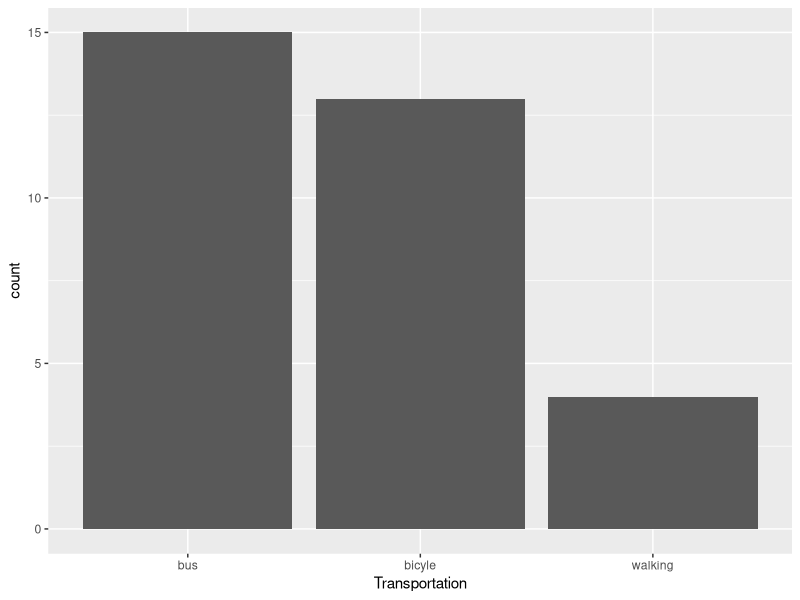
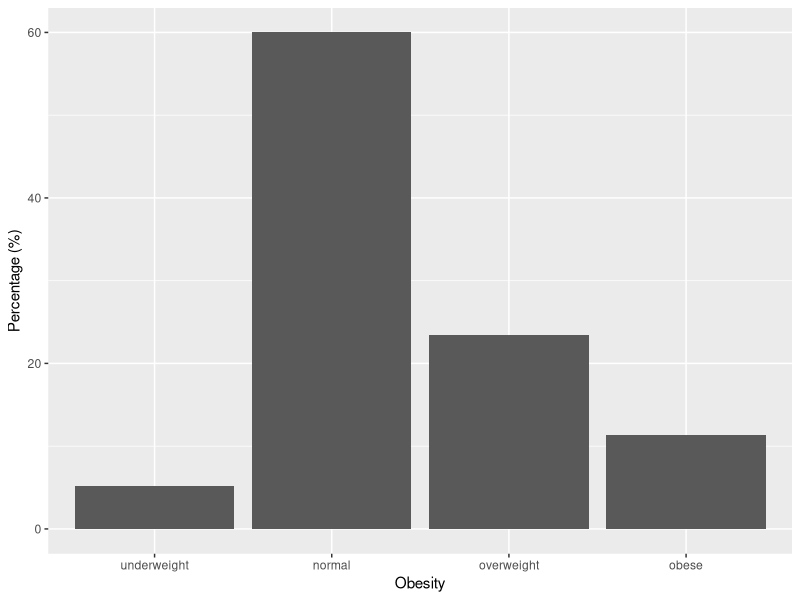
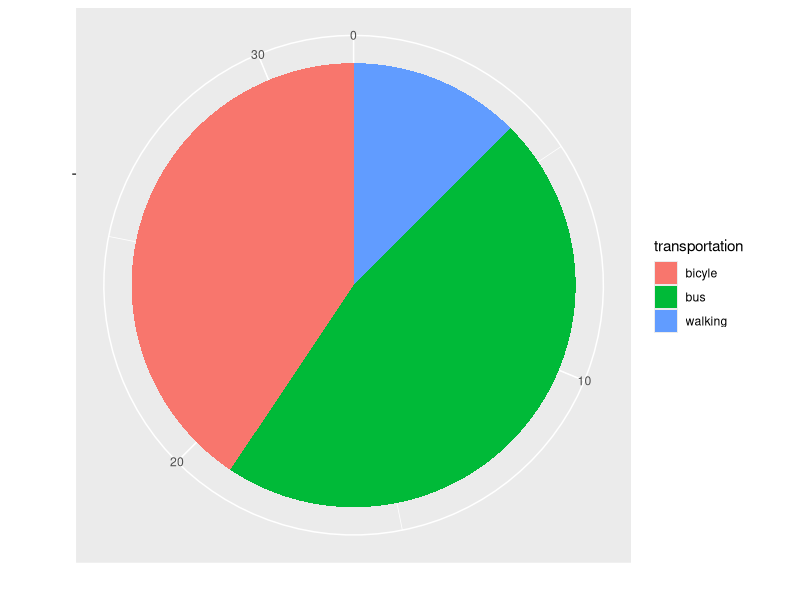
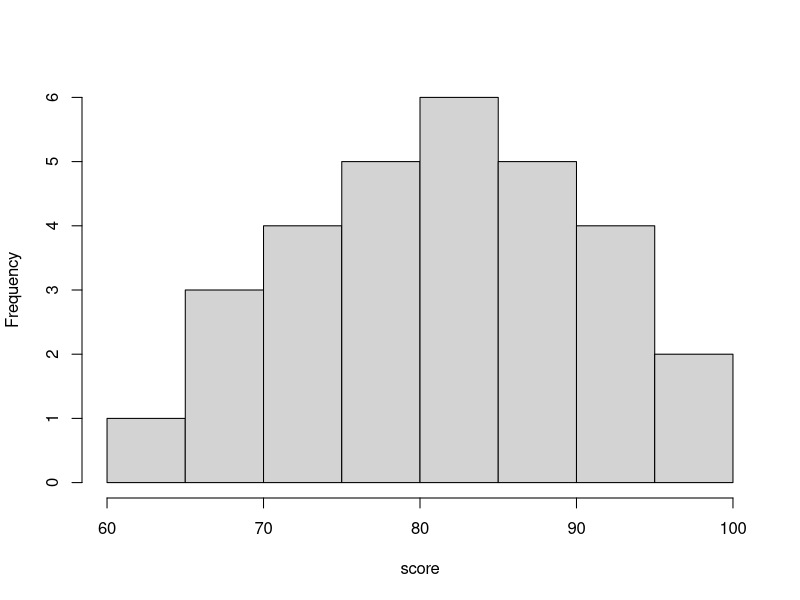
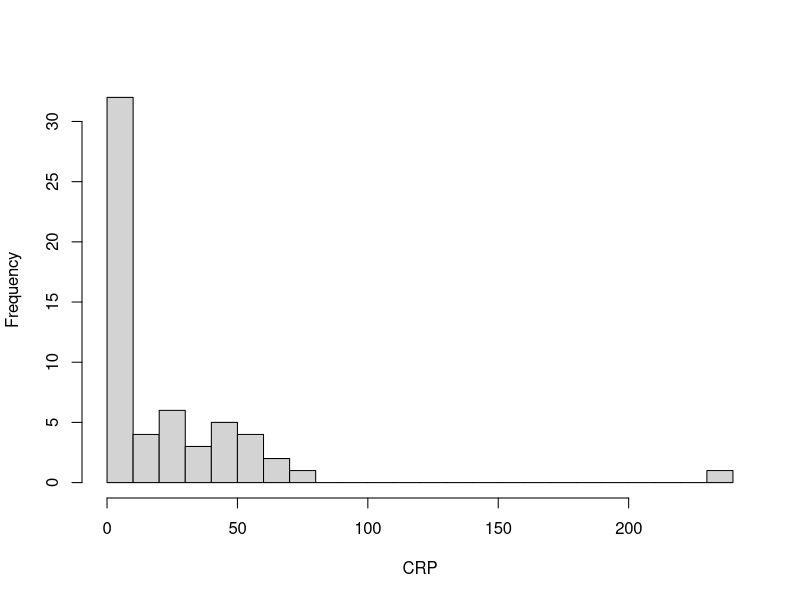
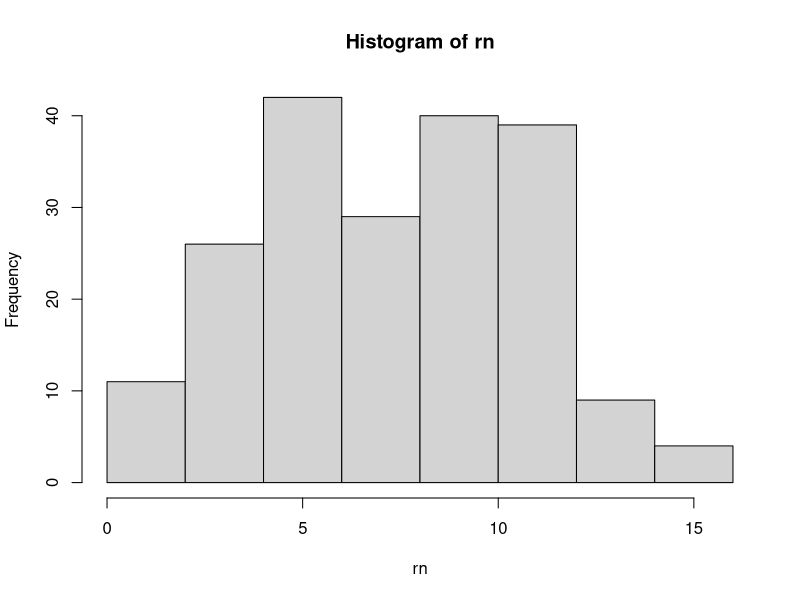
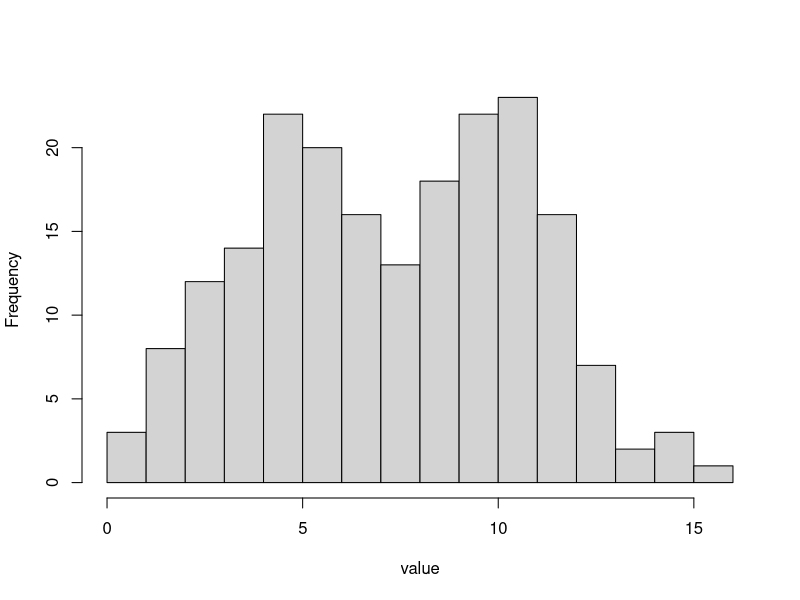
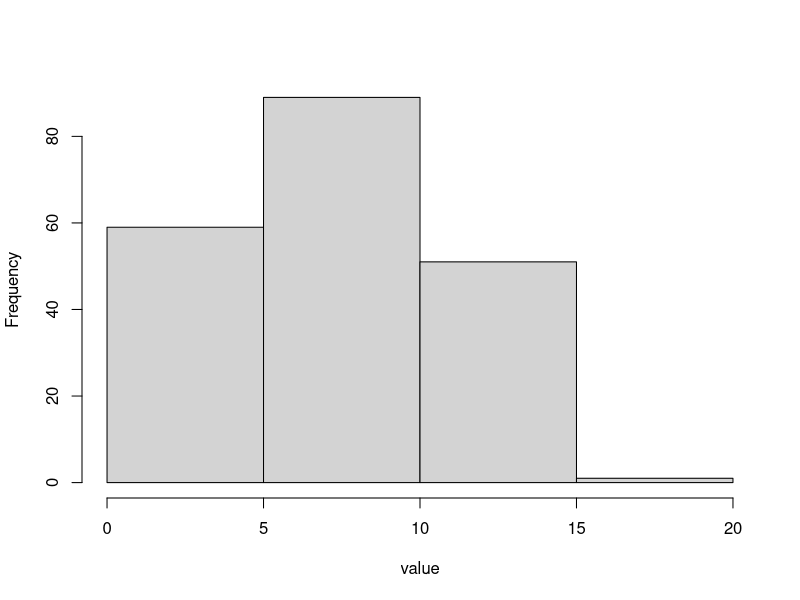

These charts were generated, in order, by the following R code:


### Chapter 2.5

a<-1
b<-2
c<-a+b
c

height <- c(165, 151, 162, 160, 151, 152, 159, 163, 143, 161)

d<-1:3
d
e<-seq(1, 9, 2)
e
f<-rep(10, 5)
f
g<-c(d, f)
g
h<-c(4:1, seq(0, 9, 3))
h

e+f
e-f
e*f
e/f
d+f

i<-1:4
j<-as.factor(1:4)
j
i+1
j+1
k<-as.character(1:4)
k
l<-c("K", "N", "O", "U")
l
m<-i>2
m

n<-rep(10, 5)
o<-1:5
p<-cbind(n, o)
p
q<-rbind(n, o)
q
r<-matrix(1:4, 2, 2)
r
s<-matrix(c(1, 4, 2, 7), 2, 2)
s
r+s
r %*% s
solve(s)
s[1,2]
s[1,]
s[,2]

name<-c("Kim", "Lee", "Park", "Choi")
age<-c(20, 32, 17, 51)
sex<-as.factor(c("Male", "Female", "Female", "Female"))
dat<-data.frame(name, age, sex)
dat$age
dat$name
dat$sex



### Chapter 2.6

# 패키지 로드
library(ggplot2)
library(forcats)
# 데이터 입력
transp<-c("bicyle", "bus", "bus", "walking", "bus", "bicyle", "bicyle", 
          "bus", "bus", "bus", "bicyle", "bus", "bicyle", "bicyle", "walking", 
          "bus", "bus", "bicyle", "bicyle", "walking", "walking", 
          "bicyle", "bus", "bus", "bus", "bus", "bicyle", 
          "bus", "bus", "bicyle", "bicyle", "bicyle")
dat1<-data.frame(transp)
# 막대그래프 작성
ggplot(data=dat1) + geom_bar(mapping=aes(x=fct_infreq(transp))) + xlab("Transportation")

# 데이터 입력
obesity<-factor(c("underweight", "normal", "overweight", "obese"), 
                levels=c("underweight", "normal", "overweight", "obese"))
count<-c(6, 69, 27, 13)
perc<-count/sum(count)*100
dat2<-data.frame(obesity, count, perc)
# 막대그래프 작성
ggplot(data=dat2) + geom_bar(mapping=aes(x=obesity, y=perc), stat="identity") + xlab("Obesity") + ylab("Percentage (%)")

# 도수분포표 형태로 데이터 정리
table(transp)
dat3<-data.frame(transportation=c("bus", "bicyle", "walking"), count=c(15, 13, 4))
# 원그래프 작성
ggplot(data=dat3) + geom_bar(mapping=aes(x="", y=count, fill=transportation), stat="identity") + 
  coord_polar("y", start=0) + xlab("") + ylab("")

# 데이터 입력
score<-c(93, 83, 91, 68, 75, 87, 89, 96, 97, 67, 83, 81, 87, 80, 64, 
         83, 88, 76, 91, 78, 72, 80, 69, 80, 84, 71, 91, 81, 88, 73)
# 히스토그램 작성
hist(score, main="")

# 데이터 입력
rv<-c(0.8, 0.8, 0.8,  0.9, 0.9, 0.9, 0.9, 0.9, 1, 1, 1.8, 2, 2.1, 2.3, 2.4, 2.8,
      2.9, 3, 3.2, 3.3, 3.5, 3.8, 3.8, 3.9, 4, 4.2, 4.4, 4.5, 5.1, 5.3, 5.3, 5.4,
      14, 17, 18, 19, 21, 21, 23, 25, 27, 28, 32, 34, 36, 41, 42, 44, 48, 49,
      51, 54, 59, 60, 61, 62, 80, 240)
# 히스토그램 작성
hist(rv, main="", xlab="CRP", breaks=20)

# 난수 생성
set.seed(2021)
rn<-c(rnorm(100, 5, 2), rnorm(100, 10, 2))
# 히스토그램 작성
hist(rn)
hist(rn, breaks=20, main="", xlab="value")
hist(rn, breaks=5, main="", xlab="value")

# 데이터 입력
age<-c(57, 61, 47, 57, 48, 58, 57, 61, 54, 50, 68, 51)
# 평균 계산
m.age<-mean(age)
# 점도표 작성
par(xpd=TRUE )
stripchart(age, axes=F, pch=19, xlim=c(45, 70), method="stack", offset=5, cex=1.5)
axis(1, at=seq(45, 70, 5))
points(m.age, -5, pch=17, cex=2, col="red")

# 데이터 입력
books<-c(6, 0, 1, 3, 1, 5, 2, 3, 1, 3, 67)
m.books<-mean(books)
# 점도표 작성
par(xpd=TRUE )
stripchart(books, axes=F, pch=1, xlim=c(0, 70), method="stack", offset=5, cex=1.5)
axis(1, at=seq(0, 70, 10))
points(m.books, -5, pch=17, cex=2, col="red")

# 데이터 입력
age<-c(57, 61, 47, 57, 48, 58, 57, 61, 54, 50, 68, 51)
# 다섯 수치요약
fivenum(age)
# 상자그림 작성
boxplot(age, ylab="Age")

# 데이터 입력
member<-c(92, 107, 180, 90, 78, 91, 102, 88, 106, 125, 95, 102, 162)
# 상자그림 작성
boxplot(member, ylab="Number of board members")










